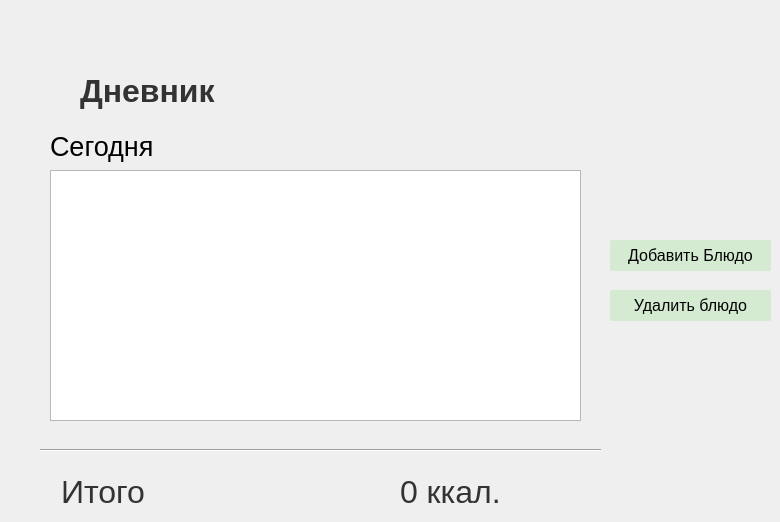
    <widget class="QWidget" name="page_3">
     <widget class="QLabel" name="label_15">
      <property name="geometry">
       <rect>
        <x>80</x>
        <y>70</y>
        <width>241</width>
        <height>41</height>
       </rect>
      </property>
      <property name="font">
       <font>
        <family>Segoe UI</family>
        <pointsize>24</pointsize>
        <italic>false</italic>
        <bold>true</bold>
       </font>
      </property>
      <property name="styleSheet">
       <string notr="true">
QLabel {
	font: 700 24pt &quot;Segoe UI&quot;;
	color: #333333;
	border: 2px;
}</string>
      </property>
      <property name="text">
       <string>Дневник</string>
      </property>
     </widget>
     <widget class="QLabel" name="label_16">
      <property name="geometry">
       <rect>
        <x>61</x>
        <y>470</y>
        <width>87</width>
        <height>43</height>
       </rect>
      </property>
      <property name="font">
       <font>
        <family>Segoe UI</family>
        <pointsize>-1</pointsize>
       </font>
      </property>
      <property name="styleSheet">
       <string notr="true">QPushButton {
    background-color: transparent;
    color: #333333;
    border: none;
    padding: 6px 18px;
    font-family: &quot;Segoe UI&quot;;
    font-size: 16px;
}

QPushButton:hover {
    color: #000000;
}

QPushButton:checked {
    background-color: #4C4C4C;
    color: white;
    border-radius: 2px;
}

QMainWindow {
	background-color: #ffffff;
}
QLabel {
	font-family: &quot;Segoe UI&quot;;
	font-size: 32px;
	color: #333333;
}</string>
      </property>
      <property name="text">
       <string>Итого</string>
      </property>
     </widget>
     <widget class="QTableView" name="tableWidget">
      <property name="geometry">
       <rect>
        <x>50</x>
        <y>170</y>
        <width>531</width>
        <height>251</height>
       </rect>
      </property>
      <property name="sizePolicy">
       <sizepolicy hsizetype="Expanding" vsizetype="Expanding">
        <horstretch>0</horstretch>
        <verstretch>0</verstretch>
       </sizepolicy>
      </property>
      <property name="selectionMode">
       <enum>QAbstractItemView::SelectionMode::SingleSelection</enum>
      </property>
      <property name="selectionBehavior">
       <enum>QAbstractItemView::SelectionBehavior::SelectRows</enum>
      </property>
      <property name="sortingEnabled">
       <bool>false</bool>
      </property>
      <attribute name="horizontalHeaderVisible">
       <bool>true</bool>
      </attribute>
      <attribute name="horizontalHeaderMinimumSectionSize">
       <number>24</number>
      </attribute>
      <attribute name="horizontalHeaderDefaultSectionSize">
       <number>80</number>
      </attribute>
      <attribute name="horizontalHeaderHighlightSections">
       <bool>false</bool>
      </attribute>
      <attribute name="horizontalHeaderShowSortIndicator" stdset="0">
       <bool>false</bool>
      </attribute>
      <attribute name="horizontalHeaderStretchLastSection">
       <bool>true</bool>
      </attribute>
      <attribute name="verticalHeaderVisible">
       <bool>false</bool>
      </attribute>
      <attribute name="verticalHeaderCascadingSectionResizes">
       <bool>true</bool>
      </attribute>
      <attribute name="verticalHeaderMinimumSectionSize">
       <number>24</number>
      </attribute>
      <attribute name="verticalHeaderDefaultSectionSize">
       <number>24</number>
      </attribute>
      <attribute name="verticalHeaderStretchLastSection">
       <bool>false</bool>
      </attribute>
     </widget>
     <widget class="QPushButton" name="addDishButton">
      <property name="geometry">
       <rect>
        <x>610</x>
        <y>240</y>
        <width>161</width>
        <height>31</height>
       </rect>
      </property>
      <property name="font">
       <font>
        <family>Segoe UI</family>
        <pointsize>-1</pointsize>
        <italic>false</italic>
        <fontweight>Medium</fontweight>
       </font>
      </property>
      <property name="styleSheet">
       <string notr="true">QPushButton {
    background-color: #d4ebd2;
    color: #030303;
    border: none;
	border-radius: 2px;
    padding: 6px 18px;
	font: 500 9pt &quot;Segoe UI&quot;;
    font-size: 16px;
}
</string>
      </property>
      <property name="text">
       <string>Добавить Блюдо</string>
      </property>
      <property name="checkable">
       <bool>true</bool>
      </property>
      <property name="checked">
       <bool>true</bool>
      </property>
     </widget>
     <widget class="QPushButton" name="deleteDishButton">
      <property name="geometry">
       <rect>
        <x>610</x>
        <y>290</y>
        <width>161</width>
        <height>31</height>
       </rect>
      </property>
      <property name="font">
       <font>
        <family>Segoe UI</family>
        <pointsize>-1</pointsize>
        <italic>false</italic>
        <fontweight>Medium</fontweight>
       </font>
      </property>
      <property name="styleSheet">
       <string notr="true">QPushButton {
    background-color: #d4ebd2;
    color: #030303;
    border: none;
	border-radius: 2px;
    padding: 6px 18px;
	font: 500 9pt &quot;Segoe UI&quot;;
    font-size: 16px;
}
</string>
      </property>
      <property name="text">
       <string>Удалить блюдо</string>
      </property>
      <property name="checkable">
       <bool>true</bool>
      </property>
      <property name="checked">
       <bool>true</bool>
      </property>
     </widget>
     <widget class="QLabel" name="sumDishLabel">
      <property name="geometry">
       <rect>
        <x>400</x>
        <y>470</y>
        <width>161</width>
        <height>43</height>
       </rect>
      </property>
      <property name="font">
       <font>
        <family>Segoe UI</family>
        <pointsize>-1</pointsize>
       </font>
      </property>
      <property name="styleSheet">
       <string notr="true">QPushButton {
    background-color: transparent;
    color: #333333;
    border: none;
    padding: 6px 18px;
    font-family: &quot;Segoe UI&quot;;
    font-size: 16px;
}

QPushButton:hover {
    color: #000000;
}

QPushButton:checked {
    background-color: #4C4C4C;
    color: white;
    border-radius: 2px;
}

QMainWindow {
	background-color: #ffffff;
}
QLabel {
	font-family: &quot;Segoe UI&quot;;
	font-size: 32px;
	color: #333333;
}</string>
      </property>
      <property name="text">
       <string>0 ккал.</string>
      </property>
     </widget>
     <widget class="QLabel" name="label_24">
      <property name="geometry">
       <rect>
        <x>50</x>
        <y>130</y>
        <width>191</width>
        <height>33</height>
       </rect>
      </property>
      <property name="font">
       <font>
        <family>Segoe UI</family>
        <pointsize>20</pointsize>
       </font>
      </property>
      <property name="text">
       <string>Сегодня</string>
      </property>
     </widget>
     <widget class="Line" name="line_7">
      <property name="geometry">
       <rect>
        <x>40</x>
        <y>440</y>
        <width>561</width>
        <height>21</height>
       </rect>
      </property>
      <property name="orientation">
       <enum>Qt::Orientation::Horizontal</enum>
      </property>
     </widget>
    </widget>
